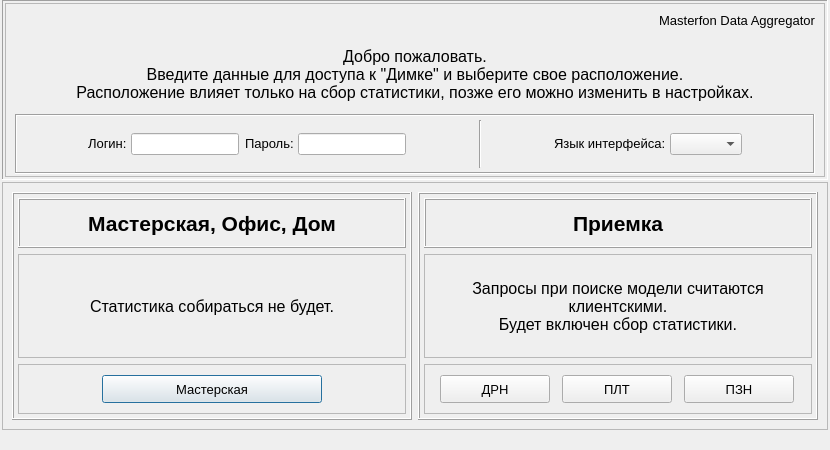
<?xml version="1.0" encoding="UTF-8"?>
<ui version="4.0">
 <class>start_window</class>
 <widget class="QDialog" name="start_window">
  <property name="geometry">
   <rect>
    <x>0</x>
    <y>0</y>
    <width>830</width>
    <height>450</height>
   </rect>
  </property>
  <property name="minimumSize">
   <size>
    <width>800</width>
    <height>450</height>
   </size>
  </property>
  <property name="maximumSize">
   <size>
    <width>830</width>
    <height>450</height>
   </size>
  </property>
  <property name="windowTitle">
   <string>Начало работы</string>
  </property>
  <layout class="QVBoxLayout" name="verticalLayout">
   <property name="spacing">
    <number>2</number>
   </property>
   <property name="sizeConstraint">
    <enum>QLayout::SetNoConstraint</enum>
   </property>
   <property name="leftMargin">
    <number>2</number>
   </property>
   <property name="topMargin">
    <number>0</number>
   </property>
   <property name="rightMargin">
    <number>2</number>
   </property>
   <property name="bottomMargin">
    <number>20</number>
   </property>
   <item>
    <widget class="QFrame" name="top_frame">
     <property name="minimumSize">
      <size>
       <width>0</width>
       <height>180</height>
      </size>
     </property>
     <property name="maximumSize">
      <size>
       <width>16777215</width>
       <height>180</height>
      </size>
     </property>
     <property name="frameShape">
      <enum>QFrame::Panel</enum>
     </property>
     <property name="frameShadow">
      <enum>QFrame::Sunken</enum>
     </property>
     <layout class="QVBoxLayout" name="verticalLayout_4">
      <property name="leftMargin">
       <number>2</number>
      </property>
      <property name="topMargin">
       <number>2</number>
      </property>
      <property name="rightMargin">
       <number>2</number>
      </property>
      <property name="bottomMargin">
       <number>2</number>
      </property>
      <item>
       <widget class="QFrame" name="frame_10">
        <property name="frameShape">
         <enum>QFrame::StyledPanel</enum>
        </property>
        <property name="frameShadow">
         <enum>QFrame::Raised</enum>
        </property>
        <layout class="QVBoxLayout" name="verticalLayout_5">
         <property name="topMargin">
          <number>2</number>
         </property>
         <property name="bottomMargin">
          <number>2</number>
         </property>
         <item>
          <widget class="QLabel" name="label_6">
           <property name="minimumSize">
            <size>
             <width>0</width>
             <height>28</height>
            </size>
           </property>
           <property name="maximumSize">
            <size>
             <width>16777215</width>
             <height>28</height>
            </size>
           </property>
           <property name="font">
            <font>
             <pointsize>10</pointsize>
            </font>
           </property>
           <property name="text">
            <string>Masterfon Data Aggregator</string>
           </property>
           <property name="alignment">
            <set>Qt::AlignRight|Qt::AlignTrailing|Qt::AlignVCenter</set>
           </property>
          </widget>
         </item>
         <item>
          <widget class="QLabel" name="label_5">
           <property name="font">
            <font>
             <pointsize>12</pointsize>
            </font>
           </property>
           <property name="text">
            <string>Добро пожаловать.
Введите данные для доступа к &quot;Димке&quot; и выберите свое расположение.
Расположение влияет только на сбор статистики, позже его можно изменить в настройках.</string>
           </property>
           <property name="alignment">
            <set>Qt::AlignCenter</set>
           </property>
          </widget>
         </item>
         <item>
          <widget class="QFrame" name="frame_11">
           <property name="sizePolicy">
            <sizepolicy hsizetype="Preferred" vsizetype="Maximum">
             <horstretch>0</horstretch>
             <verstretch>0</verstretch>
            </sizepolicy>
           </property>
           <property name="minimumSize">
            <size>
             <width>0</width>
             <height>60</height>
            </size>
           </property>
           <property name="maximumSize">
            <size>
             <width>16777215</width>
             <height>60</height>
            </size>
           </property>
           <property name="toolTip">
            <string>Данные для входа в &quot;димку&quot;</string>
           </property>
           <property name="statusTip">
            <string>2</string>
           </property>
           <property name="whatsThis">
            <string>1</string>
           </property>
           <property name="frameShape">
            <enum>QFrame::Box</enum>
           </property>
           <property name="frameShadow">
            <enum>QFrame::Sunken</enum>
           </property>
           <layout class="QHBoxLayout" name="horizontalLayout_4">
            <property name="sizeConstraint">
             <enum>QLayout::SetMinimumSize</enum>
            </property>
            <property name="leftMargin">
             <number>4</number>
            </property>
            <property name="topMargin">
             <number>4</number>
            </property>
            <property name="rightMargin">
             <number>4</number>
            </property>
            <property name="bottomMargin">
             <number>4</number>
            </property>
            <item>
             <spacer name="horizontalSpacer">
              <property name="orientation">
               <enum>Qt::Horizontal</enum>
              </property>
              <property name="sizeHint" stdset="0">
               <size>
                <width>40</width>
                <height>20</height>
               </size>
              </property>
             </spacer>
            </item>
            <item>
             <layout class="QHBoxLayout" name="horizontalLayout_9">
              <property name="spacing">
               <number>4</number>
              </property>
              <item>
               <widget class="QLabel" name="label_7">
                <property name="sizePolicy">
                 <sizepolicy hsizetype="Preferred" vsizetype="Fixed">
                  <horstretch>0</horstretch>
                  <verstretch>0</verstretch>
                 </sizepolicy>
                </property>
                <property name="font">
                 <font>
                  <pointsize>10</pointsize>
                 </font>
                </property>
                <property name="text">
                 <string>Логин:</string>
                </property>
               </widget>
              </item>
              <item>
               <widget class="QLineEdit" name="web_login"/>
              </item>
             </layout>
            </item>
            <item>
             <layout class="QHBoxLayout" name="horizontalLayout_10">
              <property name="spacing">
               <number>4</number>
              </property>
              <item>
               <widget class="QLabel" name="label_8">
                <property name="sizePolicy">
                 <sizepolicy hsizetype="Preferred" vsizetype="Fixed">
                  <horstretch>0</horstretch>
                  <verstretch>0</verstretch>
                 </sizepolicy>
                </property>
                <property name="font">
                 <font>
                  <pointsize>10</pointsize>
                 </font>
                </property>
                <property name="text">
                 <string>Пароль:</string>
                </property>
               </widget>
              </item>
              <item>
               <widget class="QLineEdit" name="web_password"/>
              </item>
             </layout>
            </item>
            <item>
             <spacer name="horizontalSpacer_5">
              <property name="orientation">
               <enum>Qt::Horizontal</enum>
              </property>
              <property name="sizeHint" stdset="0">
               <size>
                <width>40</width>
                <height>20</height>
               </size>
              </property>
             </spacer>
            </item>
            <item>
             <widget class="Line" name="line">
              <property name="orientation">
               <enum>Qt::Vertical</enum>
              </property>
             </widget>
            </item>
            <item>
             <spacer name="horizontalSpacer_4">
              <property name="orientation">
               <enum>Qt::Horizontal</enum>
              </property>
              <property name="sizeHint" stdset="0">
               <size>
                <width>40</width>
                <height>20</height>
               </size>
              </property>
             </spacer>
            </item>
            <item>
             <layout class="QHBoxLayout" name="horizontalLayout_11">
              <property name="spacing">
               <number>4</number>
              </property>
              <item>
               <widget class="QLabel" name="label_9">
                <property name="sizePolicy">
                 <sizepolicy hsizetype="Preferred" vsizetype="Fixed">
                  <horstretch>0</horstretch>
                  <verstretch>0</verstretch>
                 </sizepolicy>
                </property>
                <property name="font">
                 <font>
                  <pointsize>10</pointsize>
                 </font>
                </property>
                <property name="text">
                 <string>Язык интерфейса:</string>
                </property>
               </widget>
              </item>
              <item>
               <widget class="QComboBox" name="cb_language"/>
              </item>
             </layout>
            </item>
            <item>
             <spacer name="horizontalSpacer_3">
              <property name="orientation">
               <enum>Qt::Horizontal</enum>
              </property>
              <property name="sizeHint" stdset="0">
               <size>
                <width>40</width>
                <height>20</height>
               </size>
              </property>
             </spacer>
            </item>
           </layout>
          </widget>
         </item>
        </layout>
       </widget>
      </item>
     </layout>
    </widget>
   </item>
   <item>
    <widget class="QFrame" name="frame">
     <property name="frameShape">
      <enum>QFrame::StyledPanel</enum>
     </property>
     <property name="frameShadow">
      <enum>QFrame::Raised</enum>
     </property>
     <layout class="QHBoxLayout" name="horizontalLayout_7">
      <item>
       <widget class="QFrame" name="frame_3">
        <property name="frameShape">
         <enum>QFrame::Box</enum>
        </property>
        <property name="frameShadow">
         <enum>QFrame::Raised</enum>
        </property>
        <layout class="QVBoxLayout" name="verticalLayout_3">
         <property name="leftMargin">
          <number>4</number>
         </property>
         <property name="topMargin">
          <number>4</number>
         </property>
         <property name="rightMargin">
          <number>4</number>
         </property>
         <property name="bottomMargin">
          <number>4</number>
         </property>
         <item>
          <widget class="QFrame" name="frame_6">
           <property name="minimumSize">
            <size>
             <width>0</width>
             <height>50</height>
            </size>
           </property>
           <property name="maximumSize">
            <size>
             <width>16777215</width>
             <height>50</height>
            </size>
           </property>
           <property name="frameShape">
            <enum>QFrame::Box</enum>
           </property>
           <property name="frameShadow">
            <enum>QFrame::Raised</enum>
           </property>
           <layout class="QHBoxLayout" name="horizontalLayout">
            <item>
             <widget class="QLabel" name="label">
              <property name="font">
               <font>
                <pointsize>16</pointsize>
                <weight>75</weight>
                <bold>true</bold>
               </font>
              </property>
              <property name="text">
               <string>Мастерская, Офис, Дом</string>
              </property>
              <property name="alignment">
               <set>Qt::AlignCenter</set>
              </property>
             </widget>
            </item>
           </layout>
          </widget>
         </item>
         <item>
          <widget class="QFrame" name="frame_5">
           <property name="frameShape">
            <enum>QFrame::StyledPanel</enum>
           </property>
           <property name="frameShadow">
            <enum>QFrame::Raised</enum>
           </property>
           <layout class="QHBoxLayout" name="horizontalLayout_2">
            <item>
             <widget class="QLabel" name="label_2">
              <property name="font">
               <font>
                <pointsize>12</pointsize>
               </font>
              </property>
              <property name="text">
               <string>Статистика собираться не будет.</string>
              </property>
              <property name="alignment">
               <set>Qt::AlignCenter</set>
              </property>
             </widget>
            </item>
           </layout>
          </widget>
         </item>
         <item>
          <widget class="QFrame" name="frame_4">
           <property name="minimumSize">
            <size>
             <width>0</width>
             <height>50</height>
            </size>
           </property>
           <property name="maximumSize">
            <size>
             <width>16777215</width>
             <height>50</height>
            </size>
           </property>
           <property name="frameShape">
            <enum>QFrame::StyledPanel</enum>
           </property>
           <property name="frameShadow">
            <enum>QFrame::Raised</enum>
           </property>
           <layout class="QHBoxLayout" name="horizontalLayout_3">
            <item>
             <widget class="QPushButton" name="pb_stat_0">
              <property name="minimumSize">
               <size>
                <width>220</width>
                <height>28</height>
               </size>
              </property>
              <property name="maximumSize">
               <size>
                <width>220</width>
                <height>28</height>
               </size>
              </property>
              <property name="font">
               <font>
                <pointsize>10</pointsize>
               </font>
              </property>
              <property name="text">
               <string>Мастерская</string>
              </property>
             </widget>
            </item>
           </layout>
          </widget>
         </item>
        </layout>
       </widget>
      </item>
      <item>
       <widget class="QFrame" name="frame_2">
        <property name="frameShape">
         <enum>QFrame::Box</enum>
        </property>
        <property name="frameShadow">
         <enum>QFrame::Raised</enum>
        </property>
        <layout class="QVBoxLayout" name="verticalLayout_2">
         <property name="leftMargin">
          <number>4</number>
         </property>
         <property name="topMargin">
          <number>4</number>
         </property>
         <property name="rightMargin">
          <number>4</number>
         </property>
         <property name="bottomMargin">
          <number>4</number>
         </property>
         <item>
          <widget class="QFrame" name="frame_9">
           <property name="minimumSize">
            <size>
             <width>0</width>
             <height>50</height>
            </size>
           </property>
           <property name="maximumSize">
            <size>
             <width>16777215</width>
             <height>50</height>
            </size>
           </property>
           <property name="frameShape">
            <enum>QFrame::Box</enum>
           </property>
           <property name="frameShadow">
            <enum>QFrame::Raised</enum>
           </property>
           <layout class="QHBoxLayout" name="horizontalLayout_8">
            <item>
             <widget class="QLabel" name="label_3">
              <property name="font">
               <font>
                <pointsize>16</pointsize>
                <weight>75</weight>
                <bold>true</bold>
               </font>
              </property>
              <property name="text">
               <string>Приемка</string>
              </property>
              <property name="alignment">
               <set>Qt::AlignCenter</set>
              </property>
             </widget>
            </item>
           </layout>
          </widget>
         </item>
         <item>
          <widget class="QFrame" name="frame_8">
           <property name="frameShape">
            <enum>QFrame::StyledPanel</enum>
           </property>
           <property name="frameShadow">
            <enum>QFrame::Raised</enum>
           </property>
           <layout class="QHBoxLayout" name="horizontalLayout_6">
            <item>
             <widget class="QLabel" name="label_4">
              <property name="font">
               <font>
                <pointsize>12</pointsize>
               </font>
              </property>
              <property name="text">
               <string>Запросы при поиске модели считаются
клиентскими.
Будет включен сбор статистики.</string>
              </property>
              <property name="alignment">
               <set>Qt::AlignCenter</set>
              </property>
             </widget>
            </item>
           </layout>
          </widget>
         </item>
         <item>
          <widget class="QFrame" name="frame_7">
           <property name="minimumSize">
            <size>
             <width>0</width>
             <height>50</height>
            </size>
           </property>
           <property name="maximumSize">
            <size>
             <width>16777215</width>
             <height>50</height>
            </size>
           </property>
           <property name="frameShape">
            <enum>QFrame::StyledPanel</enum>
           </property>
           <property name="frameShadow">
            <enum>QFrame::Raised</enum>
           </property>
           <layout class="QHBoxLayout" name="horizontalLayout_5">
            <item>
             <widget class="QPushButton" name="pb_stat_1">
              <property name="minimumSize">
               <size>
                <width>110</width>
                <height>28</height>
               </size>
              </property>
              <property name="maximumSize">
               <size>
                <width>110</width>
                <height>28</height>
               </size>
              </property>
              <property name="font">
               <font>
                <pointsize>10</pointsize>
               </font>
              </property>
              <property name="text">
               <string>ДРН</string>
              </property>
             </widget>
            </item>
            <item>
             <widget class="QPushButton" name="pb_stat_2">
              <property name="minimumSize">
               <size>
                <width>110</width>
                <height>28</height>
               </size>
              </property>
              <property name="maximumSize">
               <size>
                <width>110</width>
                <height>28</height>
               </size>
              </property>
              <property name="font">
               <font>
                <pointsize>10</pointsize>
               </font>
              </property>
              <property name="text">
               <string>ПЛТ</string>
              </property>
             </widget>
            </item>
            <item>
             <widget class="QPushButton" name="pb_stat_3">
              <property name="minimumSize">
               <size>
                <width>110</width>
                <height>28</height>
               </size>
              </property>
              <property name="maximumSize">
               <size>
                <width>110</width>
                <height>28</height>
               </size>
              </property>
              <property name="font">
               <font>
                <pointsize>10</pointsize>
               </font>
              </property>
              <property name="text">
               <string>ПЗН</string>
              </property>
             </widget>
            </item>
           </layout>
          </widget>
         </item>
        </layout>
       </widget>
      </item>
     </layout>
    </widget>
   </item>
  </layout>
 </widget>
 <resources/>
 <connections/>
</ui>
